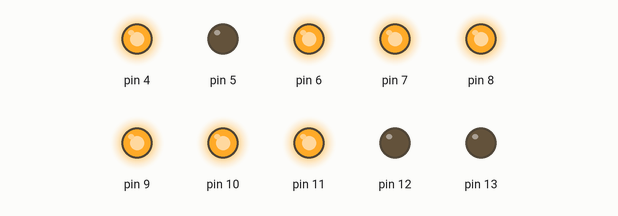
A sketch run on a simulated Arduino Uno, built with avr-gcc and run on an emulated ATmega328P. Parts: output pins drawn as LEDs (lit = HIGH). Random numbers use the default seed unless the sketch sets one.

Above: at 1.3 s.
At 6.12 s:
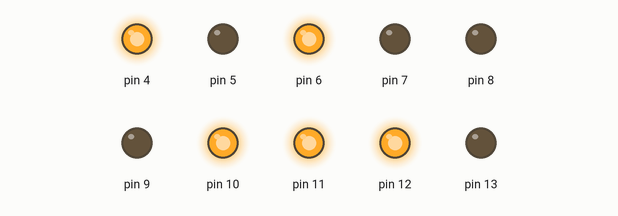
At 10.11 s:
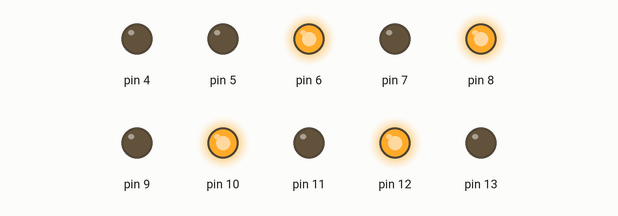
At 12.65 s:
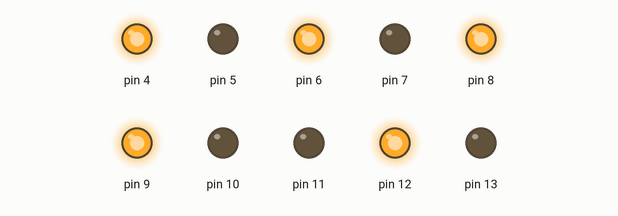
At 22.55 s:
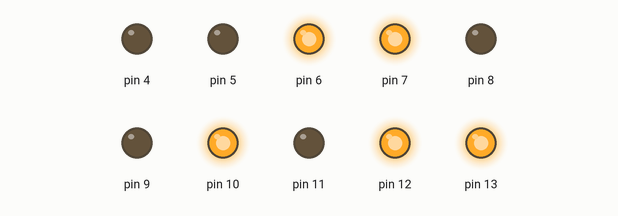
At 38.3 s:
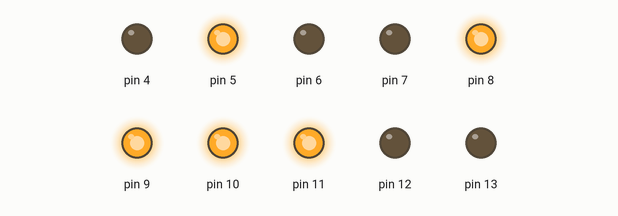
Timing chart, 0 to 40.0 s (numbered marks = the images above):
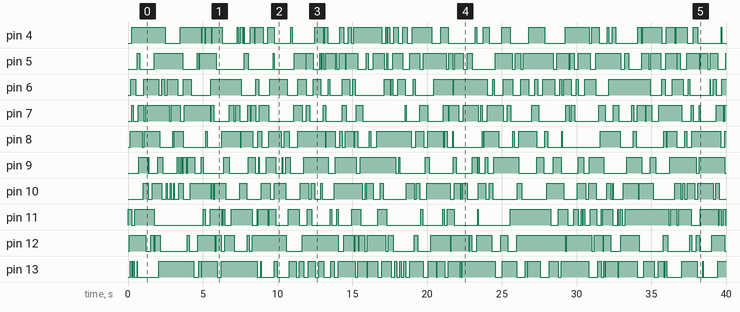

The sketch:

christmas_lights_1a.ino
```cpp
// original from http://www.makeuseof.com/tag/arduino-project-flashy-christmas-lights-ornaments/
// changed by Nicu FLORICA (niq_ro) - http://www.tehnic.go.ro
// & http://www.arduinotehniq.com

void setup(){
   for(int i=4; i<14; i++){  // each led is in series with 220-470 ohms resitor to GND
       pinMode(i,OUTPUT);
   }
}

void loop(){
  digitalWrite(random(4,14),HIGH);
  delay(random(10,100));
  digitalWrite(random(4,14),LOW);
}
```

Measured:
- by itself, pin 5: LOW → HIGH at 0.64 s, → LOW 0.14 s later, → HIGH 0.98 s later, → LOW 1.9 s later, … (77 changes in this stretch)
- by itself, pin 6: LOW → HIGH at 0.17 s, → LOW 0.35 s later, → HIGH 0.54 s later, → LOW 1.0 s later, … (69 changes in this stretch)
- by itself, pin 7: LOW → HIGH at 0.24 s, → LOW 0.11 s later, → HIGH 0.33 s later, → LOW 0.37 s later, … (73 changes in this stretch)
- by itself, pin 8: LOW → HIGH at 0.14 s, → LOW 0.81 s later, → HIGH 0.13 s later, → LOW 1.1 s later, … (67 changes in this stretch)
- by itself, pin 10: LOW → HIGH at 1.0 s, → LOW 0.33 s later, → HIGH 0.28 s later, → LOW 0.62 s later, … (80 changes in this stretch)
- by itself, pin 11: LOW → HIGH at 0.00 s, → LOW 0.24 s later, → HIGH 0.21 s later, → LOW 1.3 s later, … (70 changes in this stretch)
- by itself, pin 12: LOW → HIGH at 0.09 s, → LOW 1.1 s later, → HIGH 0.32 s later, → LOW 0.21 s later, … (60 changes in this stretch)
